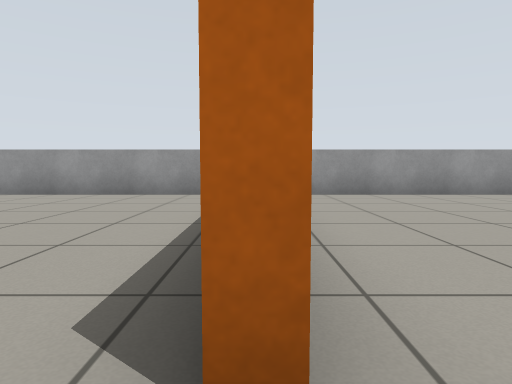
View 1 (above)

17 first-person views from a walk through a robot-simulator world made for Gazebo. The camera is 0.58 m above the floor, tilts 4° down and sees 75° across. The floor is counted in squares, 1 m on a side. Each view is taken from the middle of a square. On the plan, view 1 faces up. The plan holds only what a view shows up to about 9 squares ahead; the rest is blank.

View 2
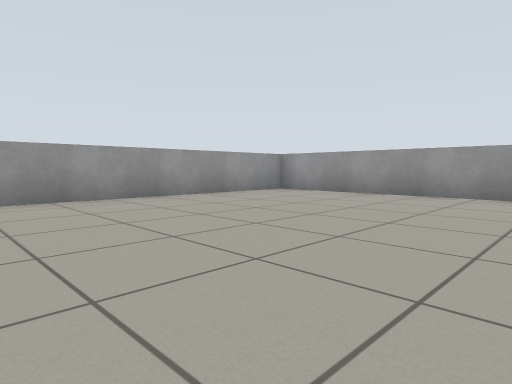

View 3
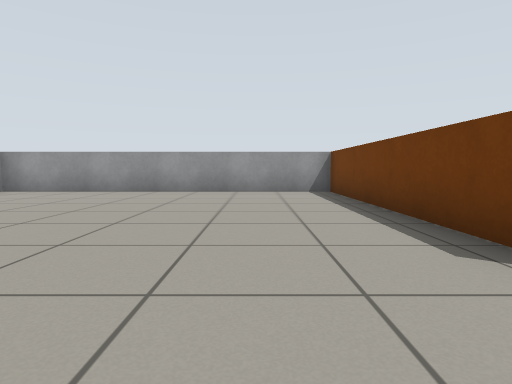

View 4
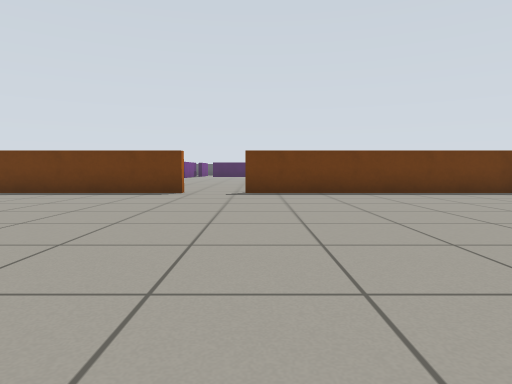

View 5
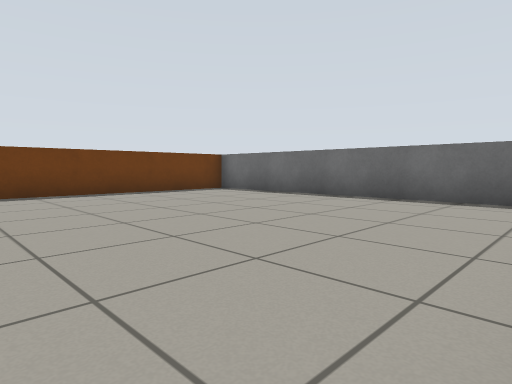

View 6
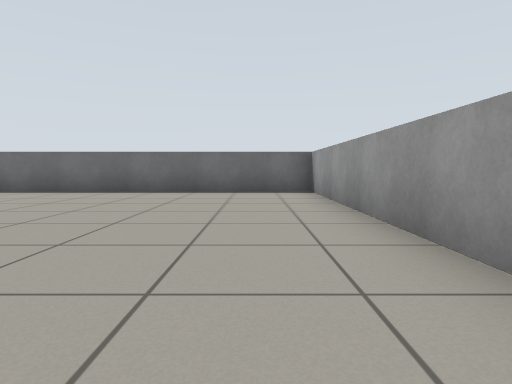

View 7
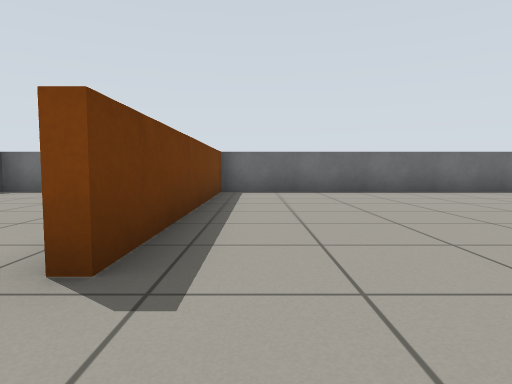

View 8
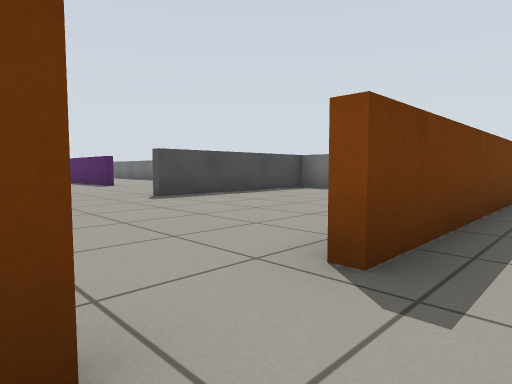

View 9
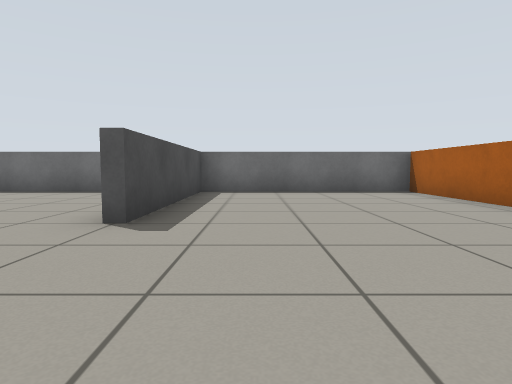

View 10
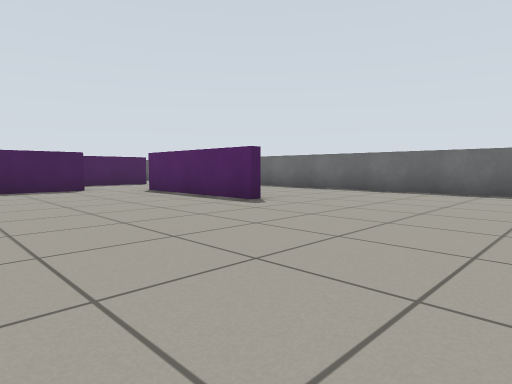

View 11
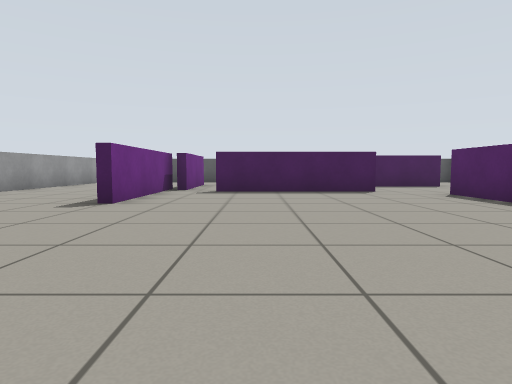

View 12
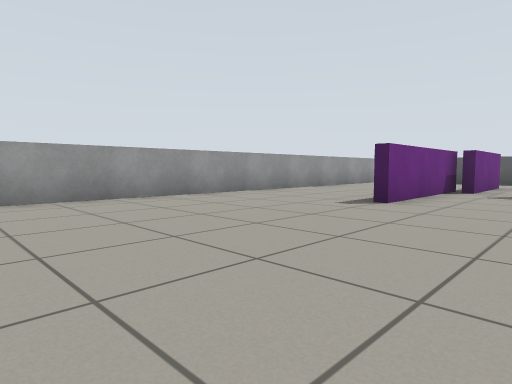

View 13
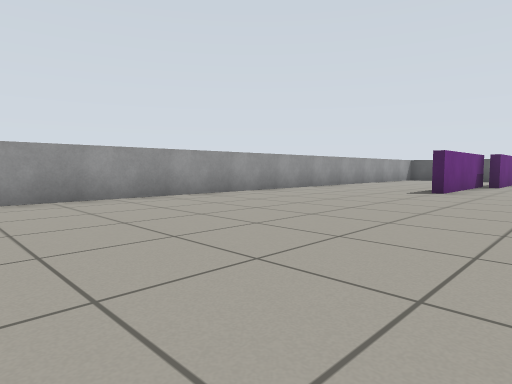

View 14
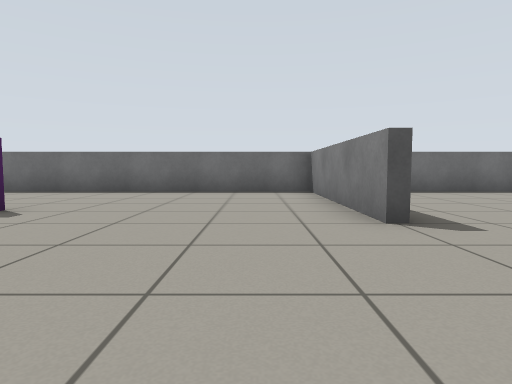

View 15
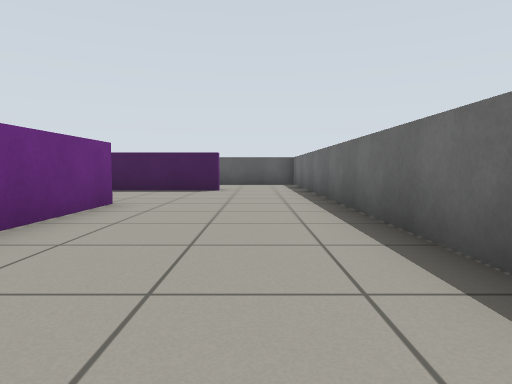

View 16
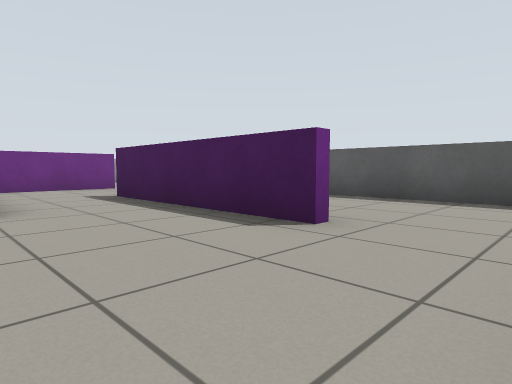

View 17
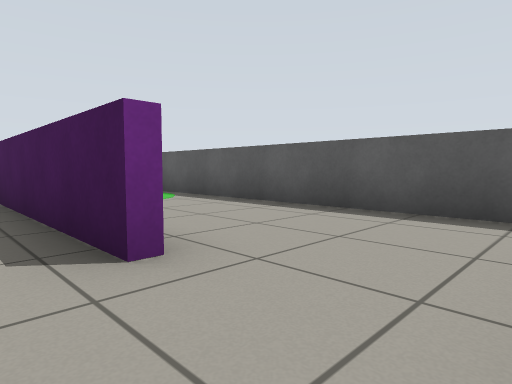

### Floor plan
Ten units are one square. View 1 is at (0, 0); x grows to the right and y downward. Boxes are objects, and circles mark ways between rooms. Rooms are numbered by the first view taken in them; rooms with no view inside come last. Other rooms are left out.
<svg viewBox="-89 -79 308 159">
<path fill="none" stroke="#000" d="M-1 -6 -1 -74 -84 -74 -84 -8M-84 8 -84 74 -1 74 -1 8M104 34 145 34M154 21 154 -20M145 36 120 36M166 -34 125 -34M180 -29 160 -29M134 -74 11 -74M179 51 179 0M161 -74 152 -74M56 74 180 74M1 40 1 74 54 74M214 65 214 -9"/>
<rect x="45" y="25" width="10" height="50" fill="#bbb"><title>grey box</title></rect>
<circle cx="0" cy="0" r="3" fill="#2a7"/>
<text x="-40" y="0">1</text>
<text x="110" y="0">2</text>
</svg>
Room 1 opens to room 2.

Where each view was taken, in squares from view 1:
view 1: 0 up, 0 right, facing up
view 2: 0 up, 2 left, facing up-left
view 3: 1 down, 2 left, facing up
view 4: 1 down, 8 left, facing right
view 5: 1 down, 8 left, facing down-right
view 6: 1 up, 7 left, facing down
view 7: 1 up, 1 left, facing down
view 8: 1 up, 1 left, facing down-right
view 9: 1 up, 4 right, facing down
view 10: 1 up, 6 right, facing down-right
view 11: 1 up, 7 right, facing right
view 12: 1 up, 7 right, facing up-right
view 13: 1 up, 4 right, facing up-right
view 14: 1 up, 7 right, facing down
view 15: 6 down, 9 right, facing right
view 16: 7 down, 15 right, facing up-right
view 17: 7 down, 17 right, facing up-right
